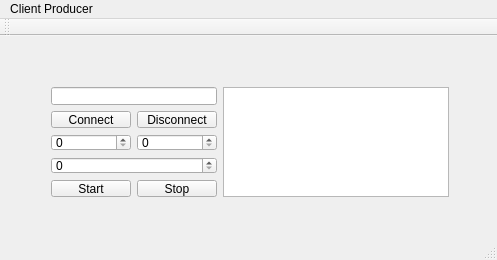
<?xml version="1.0" encoding="UTF-8"?>
<ui version="4.0">
 <class>MainWindow</class>
 <widget class="QMainWindow" name="MainWindow">
  <property name="geometry">
   <rect>
    <x>0</x>
    <y>0</y>
    <width>497</width>
    <height>260</height>
   </rect>
  </property>
  <property name="windowTitle">
   <string>MainWindow</string>
  </property>
  <widget class="QWidget" name="centralWidget">
   <widget class="QWidget" name="">
    <property name="geometry">
     <rect>
      <x>40</x>
      <y>40</y>
      <width>420</width>
      <height>132</height>
     </rect>
    </property>
    <layout class="QGridLayout" name="gridLayout">
     <item row="0" column="0" colspan="2">
      <widget class="QLineEdit" name="ipInput"/>
     </item>
     <item row="0" column="2" rowspan="5">
      <widget class="QTextBrowser" name="textDisplay"/>
     </item>
     <item row="1" column="0">
      <widget class="QPushButton" name="connectButton">
       <property name="text">
        <string>Connect</string>
       </property>
      </widget>
     </item>
     <item row="1" column="1">
      <widget class="QPushButton" name="disconnectButton">
       <property name="text">
        <string>Disconnect</string>
       </property>
      </widget>
     </item>
     <item row="2" column="0">
      <widget class="QSpinBox" name="minInput"/>
     </item>
     <item row="2" column="1">
      <widget class="QSpinBox" name="maxInput"/>
     </item>
     <item row="3" column="0" colspan="2">
      <widget class="QSpinBox" name="timingInput"/>
     </item>
     <item row="4" column="0">
      <widget class="QPushButton" name="startButton">
       <property name="text">
        <string>Start</string>
       </property>
      </widget>
     </item>
     <item row="4" column="1">
      <widget class="QPushButton" name="stopButton">
       <property name="text">
        <string>Stop</string>
       </property>
      </widget>
     </item>
    </layout>
   </widget>
  </widget>
  <widget class="QMenuBar" name="menuBar">
   <property name="geometry">
    <rect>
     <x>0</x>
     <y>0</y>
     <width>497</width>
     <height>21</height>
    </rect>
   </property>
   <widget class="QMenu" name="menuClient_Producer">
    <property name="title">
     <string>Client Producer</string>
    </property>
   </widget>
   <addaction name="menuClient_Producer"/>
  </widget>
  <widget class="QToolBar" name="mainToolBar">
   <attribute name="toolBarArea">
    <enum>TopToolBarArea</enum>
   </attribute>
   <attribute name="toolBarBreak">
    <bool>false</bool>
   </attribute>
  </widget>
  <widget class="QStatusBar" name="statusBar"/>
 </widget>
 <layoutdefault spacing="6" margin="11"/>
 <resources/>
 <connections/>
</ui>
